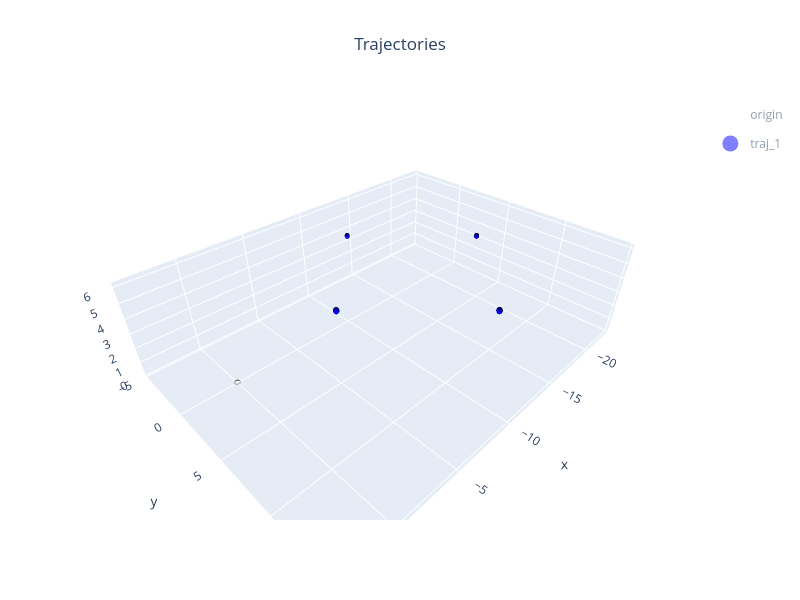

Notebook code for this chart:
### Markdown cell above
## Simulator

Creates and manages a **multi-UAV simulation** environment integrating SITL, logic, GCS, and visualization.

1. **Initialization**
   * Takes a **visualizer** (`Gazebo`, `QGC`, or `NoVisualizer`) and optional parameters:
     - `terminals`: which processes open visible terminals.
     - `verbose`: logging level.

2. **Add vehicles**
   * Use `simulator.add_vehicle(veh)` to register UAVs.

3. **Launch**
   * Runs **ArduPilot SITL**, **logic**, **proxy**, and **GCS** processes.
   * Automatically configures ports and connection files.
   * Returns an **Oracle** object managing UAV–GCS coordination.

### Code cell
simulator = Simulator(
	visualizer=gaz,
	terminals=['gcs'],
	verbose=1,
)

simulator.add_vehicle(veh)

simulator.show()

### Figure 1 — Plotly figure (JSON) as saved in the notebook; plotly's stock layout.template omitted (floating-point values rounded to 4 significant figures; data arrays with more than 128 entries replaced by an {"elided": "..."} marker saying what was removed)
{"data": [{"color": "white", "flatshading": false, "i": {"elided": "468 int values"}, "j": {"elided": "468 int values"}, "k": {"elided": "468 int values"}, "legendgroup": "origin", "lighting": {"ambient": 0.35, "diffuse": 0.8, "roughness": 0.9, "specular": 0.2}, "lightposition": {"x": 200, "y": 200, "z": 100}, "name": "origin", "opacity": 0.95, "showlegend": false, "type": "mesh3d", "x": {"elided": "252 float values"}, "y": {"elided": "252 float values"}, "z": {"elided": "252 float values"}}, {"color": "blue", "flatshading": false, "i": {"elided": "468 int values"}, "j": {"elided": "468 int values"}, "k": {"elided": "468 int values"}, "legendgroup": "traj_1", "lighting": {"ambient": 0.35, "diffuse": 0.8, "roughness": 0.9, "specular": 0.2}, "lightposition": {"x": 200, "y": 200, "z": 100}, "name": "traj_1", "opacity": 0.95, "showlegend": false, "type": "mesh3d", "x": {"elided": "252 float values"}, "y": {"elided": "252 float values"}, "z": {"elided": "252 float values"}}, {"color": "blue", "flatshading": false, "i": {"elided": "468 int values"}, "j": {"elided": "468 int values"}, "k": {"elided": "468 int values"}, "legendgroup": "traj_1", "lighting": {"ambient": 0.35, "diffuse": 0.8, "roughness": 0.9, "specular": 0.2}, "lightposition": {"x": 200, "y": 200, "z": 100}, "name": "traj_1", "opacity": 0.95, "showlegend": false, "type": "mesh3d", "x": {"elided": "252 float values"}, "y": {"elided": "252 float values"}, "z": {"elided": "252 float values"}}, {"color": "blue", "flatshading": false, "i": {"elided": "468 int values"}, "j": {"elided": "468 int values"}, "k": {"elided": "468 int values"}, "legendgroup": "traj_1", "lighting": {"ambient": 0.35, "diffuse": 0.8, "roughness": 0.9, "specular": 0.2}, "lightposition": {"x": 200, "y": 200, "z": 100}, "name": "traj_1", "opacity": 0.95, "showlegend": false, "type": "mesh3d", "x": {"elided": "252 float values"}, "y": {"elided": "252 float values"}, "z": {"elided": "252 float values"}}, {"color": "blue", "flatshading": false, "i": {"elided": "468 int values"}, "j": {"elided": "468 int values"}, "k": {"elided": "468 int values"}, "legendgroup": "traj_1", "lighting": {"ambient": 0.35, "diffuse": 0.8, "roughness": 0.9, "specular": 0.2}, "lightposition": {"x": 200, "y": 200, "z": 100}, "name": "traj_1", "opacity": 0.95, "showlegend": false, "type": "mesh3d", "x": {"elided": "252 float values"}, "y": {"elided": "252 float values"}, "z": {"elided": "252 float values"}}, {"color": "blue", "flatshading": false, "i": {"elided": "468 int values"}, "j": {"elided": "468 int values"}, "k": {"elided": "468 int values"}, "legendgroup": "traj_1", "lighting": {"ambient": 0.35, "diffuse": 0.8, "roughness": 0.9, "specular": 0.2}, "lightposition": {"x": 200, "y": 200, "z": 100}, "name": "traj_1", "opacity": 0.95, "showlegend": false, "type": "mesh3d", "x": {"elided": "252 float values"}, "y": {"elided": "252 float values"}, "z": {"elided": "252 float values"}}, {"color": "blue", "flatshading": false, "i": {"elided": "468 int values"}, "j": {"elided": "468 int values"}, "k": {"elided": "468 int values"}, "legendgroup": "traj_1", "lighting": {"ambient": 0.35, "diffuse": 0.8, "roughness": 0.9, "specular": 0.2}, "lightposition": {"x": 200, "y": 200, "z": 100}, "name": "traj_1", "opacity": 0.95, "showlegend": false, "type": "mesh3d", "x": {"elided": "252 float values"}, "y": {"elided": "252 float values"}, "z": {"elided": "252 float values"}}, {"color": "blue", "flatshading": false, "i": {"elided": "468 int values"}, "j": {"elided": "468 int values"}, "k": {"elided": "468 int values"}, "legendgroup": "traj_1", "lighting": {"ambient": 0.35, "diffuse": 0.8, "roughness": 0.9, "specular": 0.2}, "lightposition": {"x": 200, "y": 200, "z": 100}, "name": "traj_1", "opacity": 0.95, "showlegend": false, "type": "mesh3d", "x": {"elided": "252 float values"}, "y": {"elided": "252 float values"}, "z": {"elided": "252 float values"}}, {"color": "blue", "flatshading": false, "i": {"elided": "468 int values"}, "j": {"elided": "468 int values"}, "k": {"elided": "468 int values"}, "legendgroup": "traj_1", "lighting": {"ambient": 0.35, "diffuse": 0.8, "roughness": 0.9, "specular": 0.2}, "lightposition": {"x": 200, "y": 200, "z": 100}, "name": "traj_1", "opacity": 0.95, "showlegend": false, "type": "mesh3d", "x": {"elided": "252 float values"}, "y": {"elided": "252 float values"}, "z": {"elided": "252 float values"}}, {"color": "blue", "flatshading": false, "i": {"elided": "468 int values"}, "j": {"elided": "468 int values"}, "k": {"elided": "468 int values"}, "legendgroup": "traj_1", "lighting": {"ambient": 0.35, "diffuse": 0.8, "roughness": 0.9, "specular": 0.2}, "lightposition": {"x": 200, "y": 200, "z": 100}, "name": "traj_1", "opacity": 0.95, "showlegend": false, "type": "mesh3d", "x": {"elided": "252 float values"}, "y": {"elided": "252 float values"}, "z": {"elided": "252 float values"}}, {"color": "blue", "flatshading": false, "i": {"elided": "468 int values"}, "j": {"elided": "468 int values"}, "k": {"elided": "468 int values"}, "legendgroup": "traj_1", "lighting": {"ambient": 0.35, "diffuse": 0.8, "roughness": 0.9, "specular": 0.2}, "lightposition": {"x": 200, "y": 200, "z": 100}, "name": "traj_1", "opacity": 0.95, "showlegend": false, "type": "mesh3d", "x": {"elided": "252 float values"}, "y": {"elided": "252 float values"}, "z": {"elided": "252 float values"}}, {"color": "blue", "flatshading": false, "i": {"elided": "468 int values"}, "j": {"elided": "468 int values"}, "k": {"elided": "468 int values"}, "legendgroup": "traj_1", "lighting": {"ambient": 0.35, "diffuse": 0.8, "roughness": 0.9, "specular": 0.2}, "lightposition": {"x": 200, "y": 200, "z": 100}, "name": "traj_1", "opacity": 0.95, "showlegend": false, "type": "mesh3d", "x": {"elided": "252 float values"}, "y": {"elided": "252 float values"}, "z": {"elided": "252 float values"}}, {"color": "blue", "flatshading": false, "i": {"elided": "468 int values"}, "j": {"elided": "468 int values"}, "k": {"elided": "468 int values"}, "legendgroup": "traj_1", "lighting": {"ambient": 0.35, "diffuse": 0.8, "roughness": 0.9, "specular": 0.2}, "lightposition": {"x": 200, "y": 200, "z": 100}, "name": "traj_1", "opacity": 0.95, "showlegend": false, "type": "mesh3d", "x": {"elided": "252 float values"}, "y": {"elided": "252 float values"}, "z": {"elided": "252 float values"}}, {"color": "blue", "flatshading": false, "i": {"elided": "468 int values"}, "j": {"elided": "468 int values"}, "k": {"elided": "468 int values"}, "legendgroup": "traj_1", "lighting": {"ambient": 0.35, "diffuse": 0.8, "roughness": 0.9, "specular": 0.2}, "lightposition": {"x": 200, "y": 200, "z": 100}, "name": "traj_1", "opacity": 0.95, "showlegend": false, "type": "mesh3d", "x": {"elided": "252 float values"}, "y": {"elided": "252 float values"}, "z": {"elided": "252 float values"}}, {"color": "blue", "flatshading": false, "i": {"elided": "468 int values"}, "j": {"elided": "468 int values"}, "k": {"elided": "468 int values"}, "legendgroup": "traj_1", "lighting": {"ambient": 0.35, "diffuse": 0.8, "roughness": 0.9, "specular": 0.2}, "lightposition": {"x": 200, "y": 200, "z": 100}, "name": "traj_1", "opacity": 0.95, "showlegend": false, "type": "mesh3d", "x": {"elided": "252 float values"}, "y": {"elided": "252 float values"}, "z": {"elided": "252 float values"}}, {"color": "blue", "flatshading": false, "i": {"elided": "468 int values"}, "j": {"elided": "468 int values"}, "k": {"elided": "468 int values"}, "legendgroup": "traj_1", "lighting": {"ambient": 0.35, "diffuse": 0.8, "roughness": 0.9, "specular": 0.2}, "lightposition": {"x": 200, "y": 200, "z": 100}, "name": "traj_1", "opacity": 0.95, "showlegend": false, "type": "mesh3d", "x": {"elided": "252 float values"}, "y": {"elided": "252 float values"}, "z": {"elided": "252 float values"}}, {"hoverinfo": "skip", "legendgroup": "origin", "marker": {"color": "white", "opacity": 1, "size": 18, "symbol": "circle"}, "mode": "markers", "name": "origin", "showlegend": true, "type": "scatter3d", "visible": "legendonly", "x": [0], "y": [0], "z": [0]}, {"hoverinfo": "skip", "legendgroup": "traj_1", "marker": {"color": "blue", "opacity": 1, "size": 18, "symbol": "circle"}, "mode": "markers", "name": "traj_1", "showlegend": true, "type": "scatter3d", "visible": "legendonly", "x": [0], "y": [0], "z": [0]}], "layout": {"height": 600, "legend": {"groupclick": "togglegroup"}, "scene": {"aspectmode": "data", "xaxis": {"range": [-23.25, 4.108], "title": {"text": "x"}}, "yaxis": {"range": [-5.179, 15.18], "title": {"text": "y"}}, "zaxis": {"range": [0, 6.28], "title": {"text": "z"}}}, "showlegend": true, "title": {"text": "Trajectories", "x": 0.5, "xanchor": "center"}, "width": 800}}
